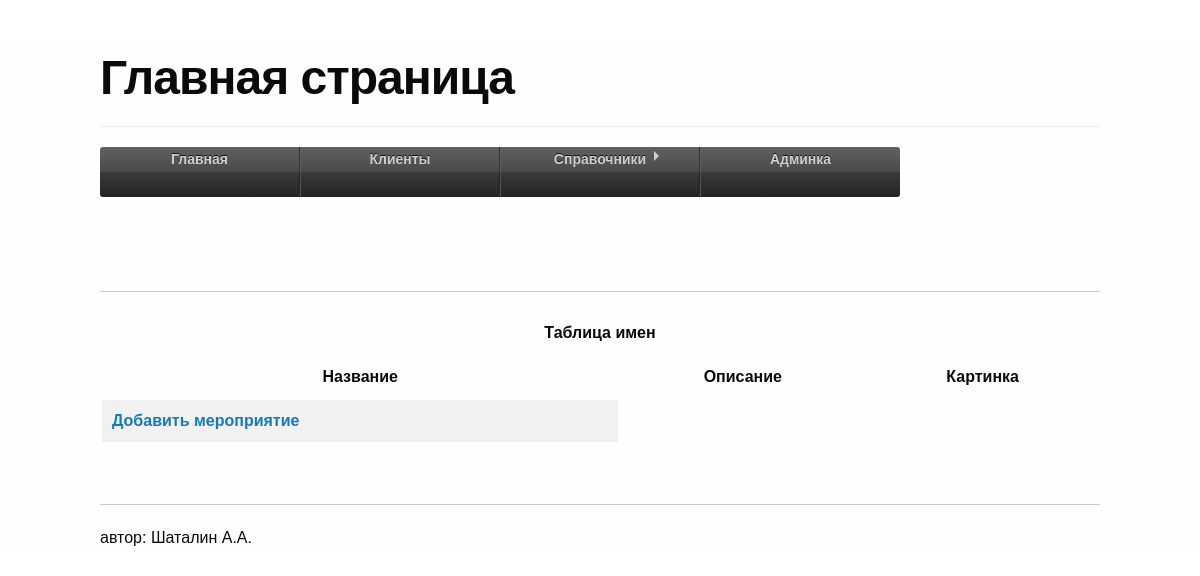
The page /eventsinfo/all/ on the database as committed earlier.
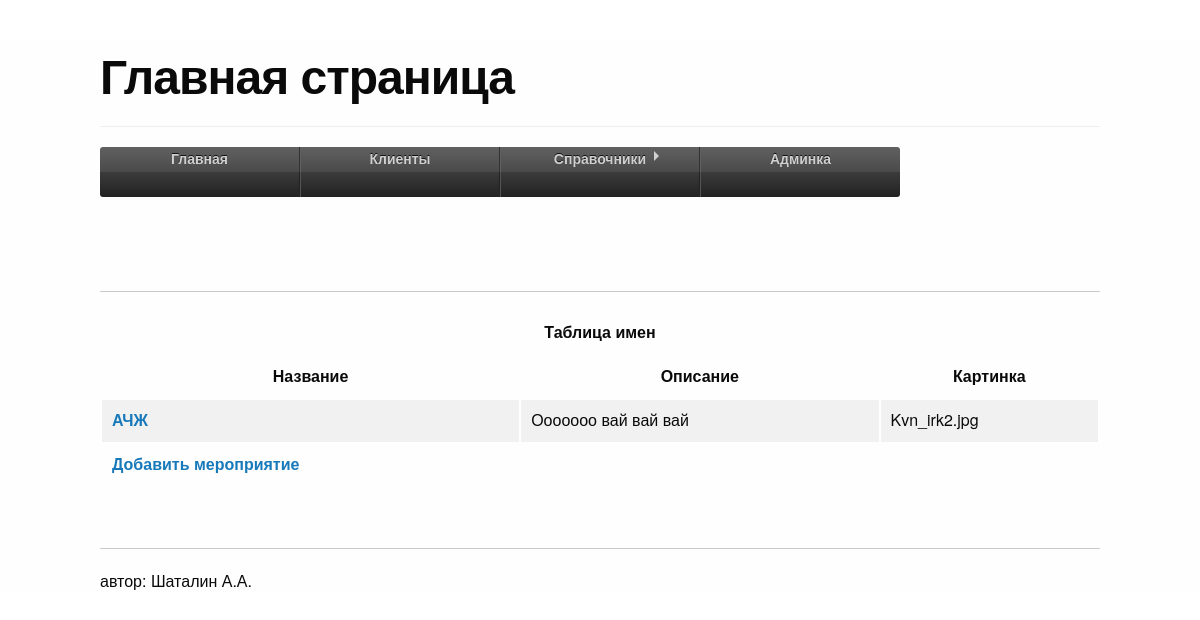
The same page on the database as committed later.
### clientlist/models.py (models this page shows)
class EventInfo(models.Model):
    class Meta:
        db_table = 'event_info'
    event_info_name = models.CharField(max_length = 100)
    event_info_description = models.TextField(null=True)
    event_info_poster = models.ImageField(null=True)

### clientlist/views.py (the view)
# urls.py: url(r'^eventsinfo/all/$', get_event_info),
def get_event_info(request):
    return render_to_response('eventinfo.html', {'eventinfo': EventInfo.objects.all()})

### clientlist/templates/eventinfo.html
{% extends 'index.html' %}
{% block clients %}
<table>
    <caption>Таблица имен</caption>
    <tr>
        <th>Название</th>
        <th>Описание</th>
        <th>Картинка</th>
    </tr>
    {% for events in eventinfo %}
        <tr>
            <td><a href="/event/get/{{ eventinfo.id }}/">{{ events.event_info_name }}</a></td>
            <td>{{ events.event_info_description}}</td>
            <td>{{ events.event_info_poster }}</td>
        </tr>
    {% endfor%}
    <tr><td><a href="/eventinfo/add/">Добавить мероприятие</a></td></tr>
</table>
{% endblock %}

Rows that differ between the two databases and show on the page:
added EventInfo: event_info_name "АЧЖ", event_info_description "Ооооооо вай вай вай", event_info_poster "Kvn_irk2.jpg"
